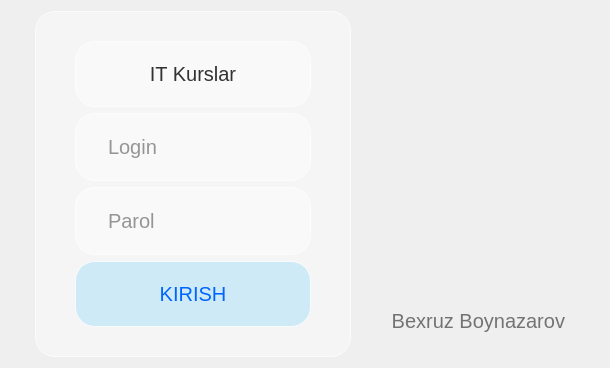
      <widget class="QWidget" name="login">
       <layout class="QHBoxLayout" name="horizontalLayout_2">
        <item>
         <widget class="QFrame" name="frame_3">
          <property name="focusPolicy">
           <enum>Qt::NoFocus</enum>
          </property>
          <property name="styleSheet">
           <string notr="true">border: 0;</string>
          </property>
          <property name="frameShape">
           <enum>QFrame::StyledPanel</enum>
          </property>
          <property name="frameShadow">
           <enum>QFrame::Raised</enum>
          </property>
          <layout class="QVBoxLayout" name="verticalLayout_2"/>
         </widget>
        </item>
        <item>
         <widget class="QFrame" name="frame">
          <property name="sizePolicy">
           <sizepolicy hsizetype="Preferred" vsizetype="Preferred">
            <horstretch>1</horstretch>
            <verstretch>0</verstretch>
           </sizepolicy>
          </property>
          <property name="maximumSize">
           <size>
            <width>600</width>
            <height>500</height>
           </size>
          </property>
          <property name="focusPolicy">
           <enum>Qt::NoFocus</enum>
          </property>
          <property name="styleSheet">
           <string notr="true">color: rgb(50, 50, 50);
font-family: &quot;Segoe UI Black&quot;;
font-size: 20px;
padding: 20px 30px;
background-color: rgba(255, 255, 255, 100);
border:1px solid rgba(255, 255, 255, 180);
border-radius: 20px;</string>
          </property>
          <property name="frameShape">
           <enum>QFrame::StyledPanel</enum>
          </property>
          <property name="frameShadow">
           <enum>QFrame::Raised</enum>
          </property>
          <layout class="QVBoxLayout" name="verticalLayout_3">
           <item>
            <widget class="QLabel" name="label_2">
             <property name="sizePolicy">
              <sizepolicy hsizetype="Preferred" vsizetype="Maximum">
               <horstretch>0</horstretch>
               <verstretch>0</verstretch>
              </sizepolicy>
             </property>
             <property name="focusPolicy">
              <enum>Qt::NoFocus</enum>
             </property>
             <property name="text">
              <string>IT Kurslar</string>
             </property>
             <property name="alignment">
              <set>Qt::AlignCenter</set>
             </property>
            </widget>
           </item>
           <item>
            <widget class="QLineEdit" name="login_input">
             <property name="focusPolicy">
              <enum>Qt::WheelFocus</enum>
             </property>
             <property name="styleSheet">
              <string notr="true">QLineEdit:focus{
border:1px solid rgb(212, 239, 252);
}</string>
             </property>
             <property name="placeholderText">
              <string>Login</string>
             </property>
            </widget>
           </item>
           <item>
            <widget class="QLineEdit" name="password_input">
             <property name="focusPolicy">
              <enum>Qt::WheelFocus</enum>
             </property>
             <property name="styleSheet">
              <string notr="true">QLineEdit:focus{
border:1px solid rgb(212, 239, 252);
}</string>
             </property>
             <property name="placeholderText">
              <string>Parol</string>
             </property>
            </widget>
           </item>
           <item>
            <widget class="QPushButton" name="login_button">
             <property name="cursor">
              <cursorShape>PointingHandCursor</cursorShape>
             </property>
             <property name="focusPolicy">
              <enum>Qt::NoFocus</enum>
             </property>
             <property name="styleSheet">
              <string notr="true">QPushButton{
background-color: rgba(0, 170, 255, 40);
color: rgb(0, 100, 255);
}

QPushButton:hover{
background-color: rgb(0, 170, 255);
color: white;
}</string>
             </property>
             <property name="text">
              <string>KIRISH</string>
             </property>
            </widget>
           </item>
          </layout>
         </widget>
        </item>
        <item>
         <widget class="QFrame" name="frame_2">
          <property name="focusPolicy">
           <enum>Qt::NoFocus</enum>
          </property>
          <property name="styleSheet">
           <string notr="true">border: 0;</string>
          </property>
          <property name="frameShape">
           <enum>QFrame::StyledPanel</enum>
          </property>
          <property name="frameShadow">
           <enum>QFrame::Raised</enum>
          </property>
          <layout class="QVBoxLayout" name="verticalLayout">
           <item>
            <widget class="QLabel" name="label">
             <property name="focusPolicy">
              <enum>Qt::NoFocus</enum>
             </property>
             <property name="styleSheet">
              <string notr="true">color: rgb(115, 115, 115);
font-family: &quot;Segoe UI Black&quot;;
font-size: 20px;
padding: 10px 20px;</string>
             </property>
             <property name="text">
              <string>Bexruz Boynazarov</string>
             </property>
             <property name="alignment">
              <set>Qt::AlignBottom|Qt::AlignRight|Qt::AlignTrailing</set>
             </property>
            </widget>
           </item>
          </layout>
         </widget>
        </item>
       </layout>
      </widget>
